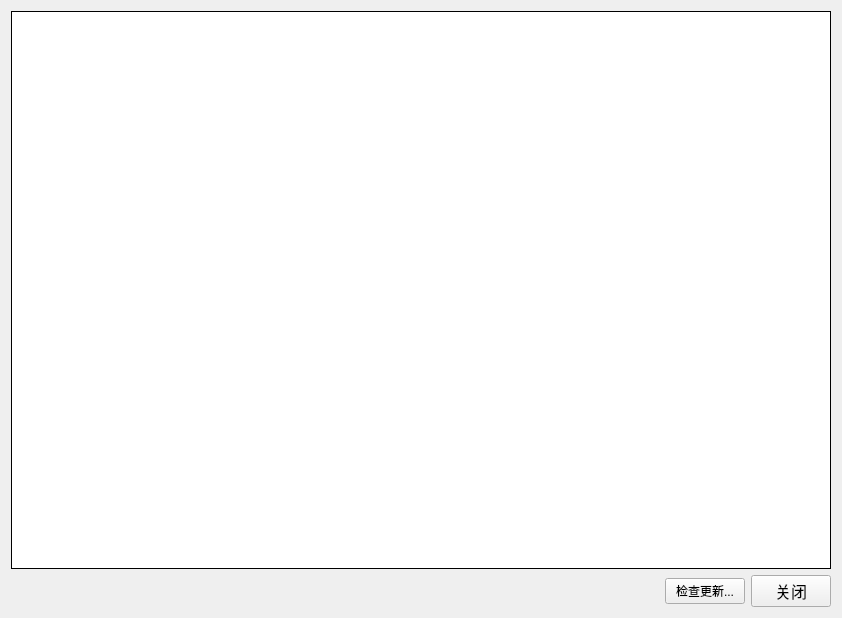
<?xml version="1.0" encoding="UTF-8"?>
<ui version="4.0">
 <class>Changelog</class>
 <widget class="QDialog" name="Changelog">
  <property name="geometry">
   <rect>
    <x>0</x>
    <y>0</y>
    <width>842</width>
    <height>618</height>
   </rect>
  </property>
  <property name="windowTitle">
   <string>更新日志</string>
  </property>
  <layout class="QGridLayout" name="gridLayout">
   <item row="3" column="1">
    <widget class="QPushButton" name="chkupdatebtn">
     <property name="sizePolicy">
      <sizepolicy hsizetype="Maximum" vsizetype="Fixed">
       <horstretch>0</horstretch>
       <verstretch>0</verstretch>
      </sizepolicy>
     </property>
     <property name="text">
      <string>检查更新...</string>
     </property>
     <property name="autoDefault">
      <bool>false</bool>
     </property>
    </widget>
   </item>
   <item row="3" column="2">
    <widget class="QPushButton" name="pushButton">
     <property name="sizePolicy">
      <sizepolicy hsizetype="Maximum" vsizetype="Fixed">
       <horstretch>0</horstretch>
       <verstretch>0</verstretch>
      </sizepolicy>
     </property>
     <property name="font">
      <font>
       <pointsize>12</pointsize>
      </font>
     </property>
     <property name="text">
      <string>关闭</string>
     </property>
     <property name="autoDefault">
      <bool>false</bool>
     </property>
     <property name="flat">
      <bool>false</bool>
     </property>
    </widget>
   </item>
   <item row="1" column="0" colspan="3">
    <widget class="QTextBrowser" name="textBrowser">
     <property name="font">
      <font>
       <pointsize>12</pointsize>
      </font>
     </property>
     <property name="frameShape">
      <enum>QFrame::Shape::Box</enum>
     </property>
     <property name="frameShadow">
      <enum>QFrame::Shadow::Plain</enum>
     </property>
     <property name="html">
      <string>&lt;!DOCTYPE HTML PUBLIC &quot;-//W3C//DTD HTML 4.0//EN&quot; &quot;http://www.w3.org/TR/REC-html40/strict.dtd&quot;&gt;
&lt;html&gt;&lt;head&gt;&lt;meta name=&quot;qrichtext&quot; content=&quot;1&quot; /&gt;&lt;meta charset=&quot;utf-8&quot; /&gt;&lt;style type=&quot;text/css&quot;&gt;
p, li { white-space: pre-wrap; }
hr { height: 1px; border-width: 0; }
li.unchecked::marker { content: &quot;\2610&quot;; }
li.checked::marker { content: &quot;\2612&quot;; }
&lt;/style&gt;&lt;/head&gt;&lt;body style=&quot; font-family:'Microsoft YaHei UI'; font-size:12pt; font-weight:400; font-style:normal;&quot;&gt;
&lt;p style=&quot;-qt-paragraph-type:empty; margin-top:0px; margin-bottom:0px; margin-left:0px; margin-right:0px; -qt-block-indent:0; text-indent:0px;&quot;&gt;&lt;br /&gt;&lt;/p&gt;&lt;/body&gt;&lt;/html&gt;</string>
     </property>
    </widget>
   </item>
  </layout>
 </widget>
 <resources/>
 <connections>
  <connection>
   <sender>pushButton</sender>
   <signal>clicked()</signal>
   <receiver>Changelog</receiver>
   <slot>close()</slot>
   <hints>
    <hint type="sourcelabel">
     <x>1175</x>
     <y>585</y>
    </hint>
    <hint type="destinationlabel">
     <x>629</x>
     <y>308</y>
    </hint>
   </hints>
  </connection>
 </connections>
</ui>
